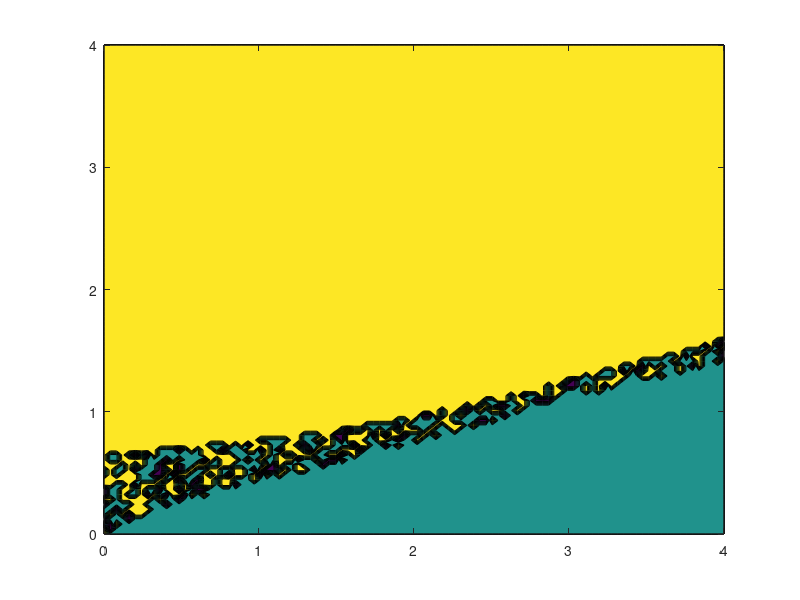

MATLAB code to generate this figure:
% a

% df/dx = 2y(x + 2)
% df/dy = (x + 2)^2 - 3y^2
% dg/dx = 4x^3
% dg/dy = 128y^3

% at (0, 0), we find
% df/dx = 0
% df/dy = 4
% dg/dx = 0
% dg/dy = 0
% which is a matrix with determinant 0 (and hence no inverse)

% Newton's method assumes the Jacobian has an inverse,
% so this guess will not converge.

% b
tol = 1e-6;

function ret = F(x)
  ret(1, 1) = x(2) * (x(1) + 2)^2 - x(2)^3 - 4; 
  ret(2, 1) = x(1)^4 + 32 * x(2)^4 - 81;
endfunction

function ret = J(x)
  ret(1, 1) = 2 * x(2) * (x(1) + 2);
  ret(1, 2) = (x(1) + 2)^2 - 3 * x(2)^2;
  ret(2, 1) = 4 * x(1)^3;
  ret(2, 2) = 128 * x(2)^3;
endfunction

function x = solve1(x, tol)
  do
    diff = J(x) \ -F(x);
    x = x + diff;
  until norm(diff, inf) < tol
endfunction

sol1 = solve1([3; 1], tol)
sol2 = solve1([1; 3], tol)

% c
function color = solve2(x, sol1, sol2, tol, max)
  iter = 0;
  do
    diff = J(x) \ -F(x);
    x = x + diff;
    conv1 = norm(x - sol1, inf) < tol;
    conv2 = norm(x - sol2, inf) < tol;
    iter = iter + 1;
  until conv1 || conv2 || iter >= max;

  if conv1
    color = 1;
  elseif conv2
    color = 2;
  else
    color = 0;
  endif
endfunction

n = 100;
max_iters = 100;
[X, Y] = meshgrid(linspace(0, 4, n), linspace(0, 4, n));
Z = arrayfun(@(x, y) solve2([x; y], sol1, sol2, tol, max_iters), X, Y);
contourf(X, Y, Z);